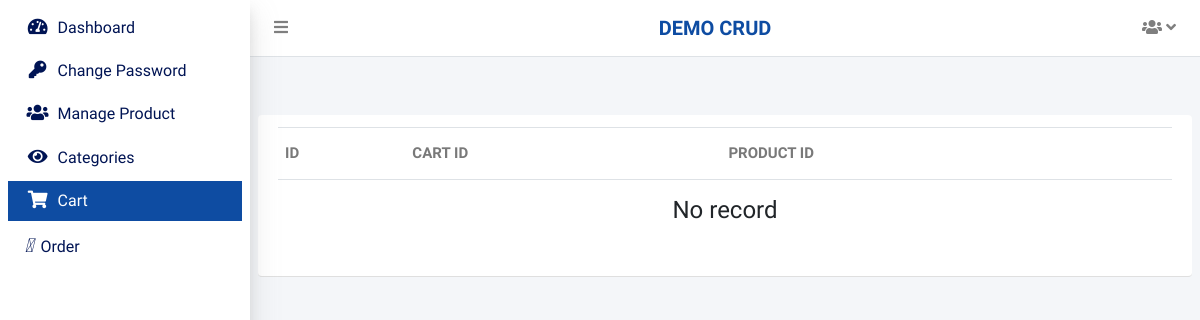
Page /admin/mycart.php (signed in) on the earlier database version.
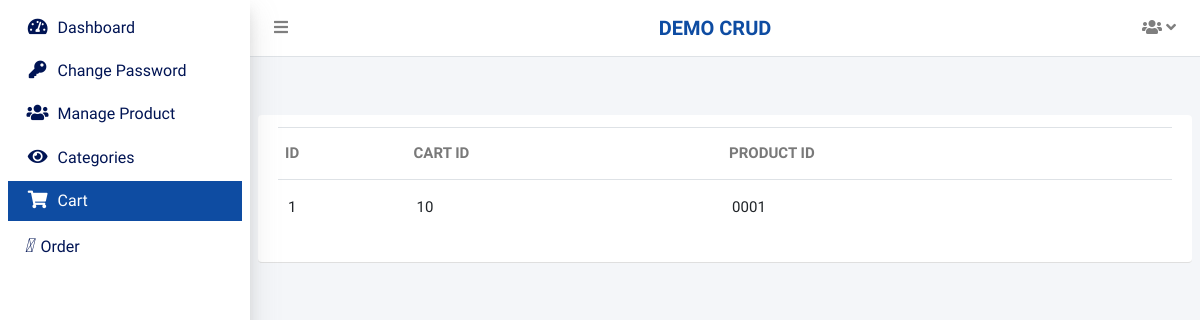
Same page on the later database version.
### tables this page shows
CREATE TABLE `tbl_cart` (
  `id` int(11) NOT NULL,
  `cart_id` int(11) NOT NULL,
  `product_id` varchar(255) NOT NULL
);

### include/DbConfig.php (called while the page is built, shortened)
<?php
class DbConfig
{
    private $_host = 'localhost';
    private $_username = 'root';
    private $_password = '';
    private $_database = 'projects';
    protected $connection;
    public function __construct()
    {
        if (!isset($this->connection)) {
            $this->connection = new mysqli($this->_host, $this->_username, $this->_password, $this->_database);
        }
        return $this->connection;
    }
}
?>

### include/Crud.php (called while the page is built, shortened)
<?php
include_once 'DbConfig.php';
class Crud extends DbConfig
{
    public function getData($query)
    {
        $result = $this->connection->query($query);
        $rows = array();
        while ($row = $result->fetch_assoc()) {
            $rows[] = $row;
        }
        return $rows;
    }
}
?>

### admin/mycart.php (the view, shortened to what this page needs)
<?php require("admin-header.php");
include_once 'DbConfig.php';
?>
<div class="content-wrapper">
    <section class="content-header">
    </section>
    <section class="content nw-list">
        <div class="row d-flex align-items-stretch">
            <div class="col-lg-12">
                <div class="card-body listing-list">
                    <div class="table-tabs w-100 float-left">
                        <?php
				    	$where = '   ';
						?>
                        <table class="table style-1 tbl-listings">
                            <thead>
                                <tr role="row">
                                    <th>Id</th>
									<th>Cart id</th>
									<th>Product id</th>
                                </tr>
                            </thead>
                            <tbody>
                                <?php
								$sql = "SELECT COUNT(*) as count  FROM " . TABLE_PREFIX . "cart where 1=1 $where order by id desc";
								$r = $crud->getData($sql);
								$totalrecord = $numopen = $numrows = $r[0]['count'];
								$rowsperpage = PAGINATION;
								$totalpages = ceil($numrows / $rowsperpage);
								if (isset($_GET['currentpage']) && is_numeric($_GET['currentpage'])) {
									$currentpage = (int) $_GET['currentpage'];
								} else {
									$currentpage = 1;
								}
								if ($currentpage > $totalpages) {
									$currentpage = $totalpages;
								}
								if ($currentpage < 1) {
									$currentpage = 1;
								}
								$offset = ($currentpage - 1) * $rowsperpage;
								$sql = "SELECT * FROM " . TABLE_PREFIX . "cart where 1=1 $where order by id desc LIMIT " . $offset . ", " . $rowsperpage . "";
								$result = $crud->getData($sql);
								foreach ($result as $obj) {
								?>
                                <tr>
								    <td>
									<?php echo $obj['id'];  ?>
                                    </td>
									<td>
									<?php echo $obj['cart_id']?>
									</td>
									<td>
									<?php echo $obj['product_id'];  ?>
									</td>
                                </tr>
                                <?php }
								?>
                                <?php
								if ($totalrecord <= 0) {
									echo "<tr><td colspan='9'><h4  class='text-center'>No record</h4></td></tr>";
								}
								?>
                            </tbody>
                        </table>
                    </div>
                </div>
            </div>
        </div>
    </section>
    <?php
	require("admin-footer.php");
	?>

Differences in the rows shown:
added tbl_cart: id "1", cart "10", product "0001"
Other differences:
text no longer shown: "No record"
